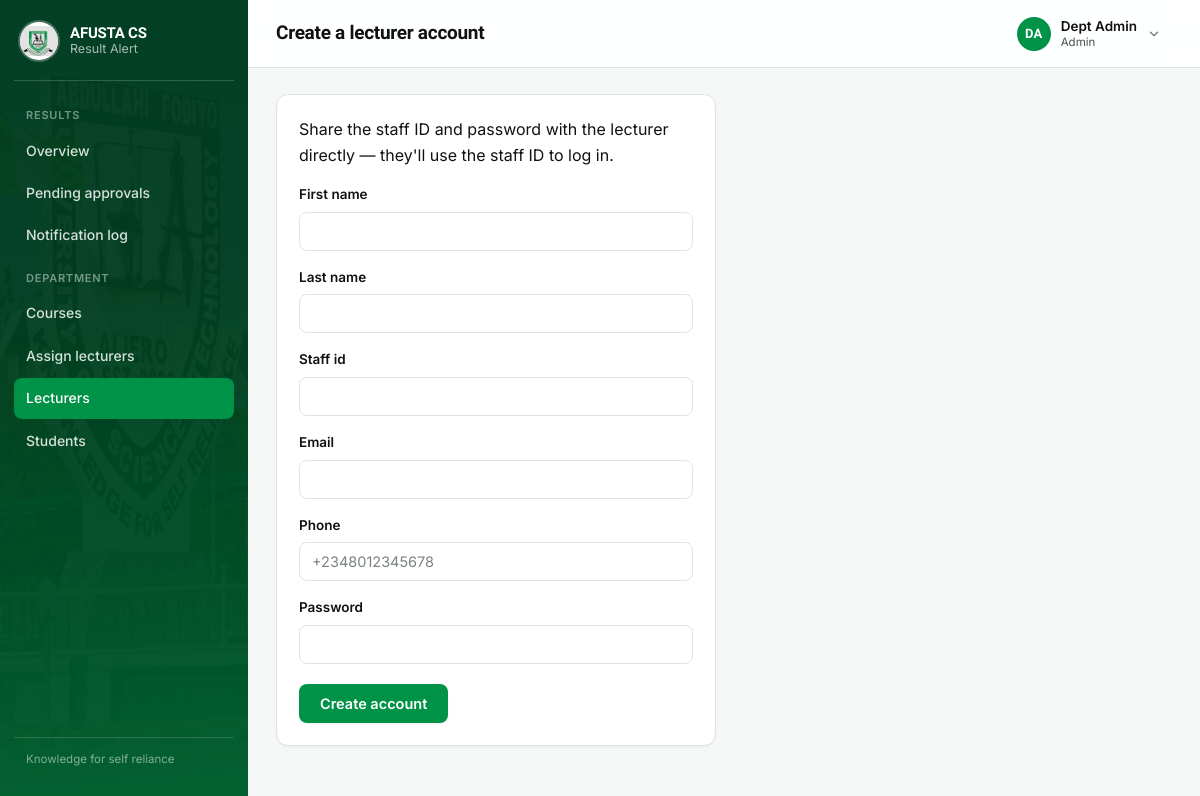
The page /accounts/lecturers/new/ (signed in) on the database its author committed.
### accounts/models.py (models this page shows, shortened)
class User(AbstractUser):
    class Role(models.TextChoices):
        STUDENT = 'student', 'Student'
        LECTURER = 'lecturer', 'Lecturer'
        ADMIN = 'admin', 'Admin'
    role = models.CharField(max_length=10, choices=Role.choices)
    phone = models.CharField(
        max_length=20,
        help_text='Include country code where possible, e.g. +2348012345678',
    )
    @property
    def initials(self):
        letters = ''.join(part[0] for part in (self.first_name, self.last_name) if part)
        return (letters or self.username[:2]).upper()

### accounts/views.py (the view)
# urls.py: path('lecturers/new/', views.create_lecturer, name='create_lecturer'),
@role_required('admin')
def create_lecturer(request):
    if request.method == 'POST':
        form = LecturerForm(request.POST)
        if form.is_valid():
            form.save()
            messages.success(request, 'Lecturer account created.')
            return redirect('academics:manage_lecturers')
    else:
        form = LecturerForm()
    return render(request, 'accounts/create_lecturer.html', {'form': form})

### accounts/forms.py (shortened to what this page needs)
class LecturerForm(AccountForm):
    id_field = 'staff_id'
    profile_model = LecturerProfile
    role = User.Role.LECTURER
    staff_id = forms.CharField(max_length=30, widget=forms.TextInput(attrs={'class': 'form-control'}))
    field_order = ['first_name', 'last_name', 'staff_id', 'email', 'phone', 'password']

### templates/accounts/create_lecturer.html (shortened to what this page needs)
{% extends 'base_app.html' %}
{% block page_title %}Create a lecturer account{% endblock %}
{% block sidenav %}{% include 'academics/_admin_nav.html' with active='lecturers' %}{% endblock %}
{% block content %}
<div class="card" style="max-width:440px;">
  <p style="margin-top:0;">Share the staff ID and password with the lecturer directly &mdash; they'll use the staff ID to log in.</p>
  <form method="post">
    {% include '_form_fields.html' %}
    <button class="btn btn-primary" style="margin-top:20px;" type="submit">Create account</button>
  </form>
</div>
{% endblock %}

### templates/base_app.html (shortened to what this page needs)
{% load static %}<!DOCTYPE html>
<html lang="en">
<head>
  <link rel="stylesheet" href="{% static 'css/main.css' %}">
</head>
<body>
  <div class="app-shell">
    <aside class="sidebar">
      <a class="brand" href="{% url 'home' %}">
        <img src="{% static 'images/logo.jpg' %}" alt="AFUSTA crest">
        <span class="brand-text">
          <span class="brand-word">AFUSTA CS</span>
          <span class="brand-sub">Result Alert</span>
        </span>
      </a>
      <nav aria-label="Main">
        {% block sidenav %}{% include '_sidenav.html' %}{% endblock %}
      </nav>
      <div class="spacer"></div>
      <p class="sidebar-foot">Knowledge for self reliance</p>
    </aside>
    <div class="main">
      <header class="topbar">
        <h1>{% block page_title %}Dashboard{% endblock %}</h1>
        <div class="user-menu" data-user-menu>
          <button type="button" class="user-menu-btn" data-user-menu-button
                  aria-expanded="false" aria-haspopup="true">
            <span class="avatar" aria-hidden="true">{{ request.user.initials }}</span>
            <span class="user-menu-id">
              <span class="user-menu-name">{{ request.user.get_full_name|default:request.user.username }}</span>
              <span class="user-menu-role">{{ request.user.get_role_display }}</span>
            </span>
            <svg class="user-menu-caret" width="14" height="14" viewBox="0 0 24 24" fill="none"
                 stroke="currentColor" stroke-width="2.5" stroke-linecap="round" stroke-linejoin="round"
                 aria-hidden="true"><polyline points="6 9 12 15 18 9"></polyline></svg>
          </button>
        </div>
      </header>
      <main class="content">
        {% block content %}{% endblock %}
      </main>
    </div>
  </div>
</body>
</html>

### rows shown on the page
User: user.initials "DA", user.get_full_name "Dept Admin", user.role "Admin"

### other values the page prints
{{ field.label }} "First name" "Last name" "Staff id" "Email" "Phone" "Password"
